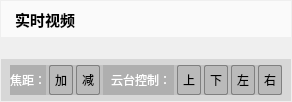
       <widget class="QWidget" name="widget_show_vedio_parent" native="true">
        <property name="sizePolicy">
         <sizepolicy hsizetype="Preferred" vsizetype="Preferred">
          <horstretch>4</horstretch>
          <verstretch>0</verstretch>
         </sizepolicy>
        </property>
        <property name="mouseTracking">
         <bool>false</bool>
        </property>
        <property name="styleSheet">
         <string notr="true">QWidget#widget_show_vedio_parent
{
border:1px solid lightGray;

}</string>
        </property>
        <layout class="QVBoxLayout" name="verticalLayout_3">
         <property name="spacing">
          <number>2</number>
         </property>
         <property name="leftMargin">
          <number>1</number>
         </property>
         <property name="topMargin">
          <number>1</number>
         </property>
         <property name="rightMargin">
          <number>1</number>
         </property>
         <property name="bottomMargin">
          <number>1</number>
         </property>
         <item>
          <widget class="QLabel" name="label">
           <property name="sizePolicy">
            <sizepolicy hsizetype="Preferred" vsizetype="Fixed">
             <horstretch>0</horstretch>
             <verstretch>0</verstretch>
            </sizepolicy>
           </property>
           <property name="minimumSize">
            <size>
             <width>0</width>
             <height>36</height>
            </size>
           </property>
           <property name="font">
            <font>
             <family>微软雅黑</family>
             <pointsize>11</pointsize>
             <weight>75</weight>
             <bold>true</bold>
            </font>
           </property>
           <property name="mouseTracking">
            <bool>true</bool>
           </property>
           <property name="styleSheet">
            <string notr="true">background-color: rgb(250, 250, 250);
padding-left:10px;</string>
           </property>
           <property name="text">
            <string>实时视频</string>
           </property>
          </widget>
         </item>
         <item>
          <widget class="QCameraViewfinder" name="widget_show_vedio" native="true">
           <property name="mouseTracking">
            <bool>true</bool>
           </property>
           <property name="styleSheet">
            <string notr="true">QWidget#widget_show_vedio
{
border-image: url(:/images/2015-08-12_104845.png);
}</string>
           </property>
           <layout class="QVBoxLayout" name="verticalLayout">
            <property name="leftMargin">
             <number>0</number>
            </property>
            <property name="topMargin">
             <number>0</number>
            </property>
            <property name="rightMargin">
             <number>0</number>
            </property>
            <property name="bottomMargin">
             <number>0</number>
            </property>
            <item>
             <widget class="QLabel" name="label_2">
              <property name="text">
               <string/>
              </property>
             </widget>
            </item>
            <item>
             <widget class="QWidget" name="widget_2" native="true">
              <property name="sizePolicy">
               <sizepolicy hsizetype="Preferred" vsizetype="Fixed">
                <horstretch>0</horstretch>
                <verstretch>0</verstretch>
               </sizepolicy>
              </property>
              <property name="minimumSize">
               <size>
                <width>0</width>
                <height>40</height>
               </size>
              </property>
              <property name="mouseTracking">
               <bool>true</bool>
              </property>
              <property name="styleSheet">
               <string notr="true">QWidget{
background-color: rgba(30, 30, 30, 30);
}

QPushButton{
color: black;
background-color: rgb(186, 186, 186);
border:1px solid gray;
padding:5px;
border-radius:2px;
}

QPushButton:hover{
background-color: rgb(246, 246, 246);
}

QPushButton:pressed{
background-color: rgb(186, 186, 186);
}</string>
              </property>
              <layout class="QHBoxLayout" name="horizontalLayout">
               <property name="spacing">
                <number>3</number>
               </property>
               <property name="topMargin">
                <number>6</number>
               </property>
               <property name="bottomMargin">
                <number>6</number>
               </property>
               <item>
                <widget class="QWidget" name="widget_yuntai" native="true">
                 <layout class="QHBoxLayout" name="horizontalLayout_4">
                  <property name="spacing">
                   <number>3</number>
                  </property>
                  <property name="leftMargin">
                   <number>0</number>
                  </property>
                  <property name="topMargin">
                   <number>0</number>
                  </property>
                  <property name="rightMargin">
                   <number>0</number>
                  </property>
                  <property name="bottomMargin">
                   <number>0</number>
                  </property>
                  <item>
                   <widget class="QLabel" name="label_yuntai_tip_2">
                    <property name="sizePolicy">
                     <sizepolicy hsizetype="Preferred" vsizetype="Preferred">
                      <horstretch>0</horstretch>
                      <verstretch>0</verstretch>
                     </sizepolicy>
                    </property>
                    <property name="styleSheet">
                     <string notr="true">QLabel{
color: rgb(255, 255, 255);

}

QLabel:pressed{
	color: rgb(255, 85, 127);
}</string>
                    </property>
                    <property name="text">
                     <string>焦距：</string>
                    </property>
                    <property name="alignment">
                     <set>Qt::AlignRight|Qt::AlignTrailing|Qt::AlignVCenter</set>
                    </property>
                   </widget>
                  </item>
                  <item>
                   <widget class="QPushButton" name="pushButton_yuntai_focus_add">
                    <property name="sizePolicy">
                     <sizepolicy hsizetype="Fixed" vsizetype="Fixed">
                      <horstretch>0</horstretch>
                      <verstretch>0</verstretch>
                     </sizepolicy>
                    </property>
                    <property name="maximumSize">
                     <size>
                      <width>50</width>
                      <height>16777215</height>
                     </size>
                    </property>
                    <property name="text">
                     <string>加</string>
                    </property>
                   </widget>
                  </item>
                  <item>
                   <widget class="QPushButton" name="pushButton_yuntai_focus_sub">
                    <property name="sizePolicy">
                     <sizepolicy hsizetype="Fixed" vsizetype="Fixed">
                      <horstretch>0</horstretch>
                      <verstretch>0</verstretch>
                     </sizepolicy>
                    </property>
                    <property name="maximumSize">
                     <size>
                      <width>50</width>
                      <height>16777215</height>
                     </size>
                    </property>
                    <property name="text">
                     <string>减</string>
                    </property>
                   </widget>
                  </item>
                  <item>
                   <widget class="QLabel" name="label_yuntai_tip">
                    <property name="sizePolicy">
                     <sizepolicy hsizetype="Preferred" vsizetype="Preferred">
                      <horstretch>0</horstretch>
                      <verstretch>0</verstretch>
                     </sizepolicy>
                    </property>
                    <property name="styleSheet">
                     <string notr="true">QLabel{
color: rgb(255, 255, 255);
padding-left:5px;

}

QLabel:pressed{
	color: rgb(255, 85, 127);
}</string>
                    </property>
                    <property name="text">
                     <string>云台控制：</string>
                    </property>
                    <property name="alignment">
                     <set>Qt::AlignRight|Qt::AlignTrailing|Qt::AlignVCenter</set>
                    </property>
                   </widget>
                  </item>
                  <item>
                   <widget class="QPushButton" name="pushButton_yuntai_up">
                    <property name="sizePolicy">
                     <sizepolicy hsizetype="Fixed" vsizetype="Fixed">
                      <horstretch>0</horstretch>
                      <verstretch>0</verstretch>
                     </sizepolicy>
                    </property>
                    <property name="maximumSize">
                     <size>
                      <width>50</width>
                      <height>16777215</height>
                     </size>
                    </property>
                    <property name="text">
                     <string>上</string>
                    </property>
                   </widget>
                  </item>
                  <item>
                   <widget class="QPushButton" name="pushButton_yuntai_down">
                    <property name="sizePolicy">
                     <sizepolicy hsizetype="Fixed" vsizetype="Fixed">
                      <horstretch>0</horstretch>
                      <verstretch>0</verstretch>
                     </sizepolicy>
                    </property>
                    <property name="maximumSize">
                     <size>
                      <width>50</width>
                      <height>16777215</height>
                     </size>
                    </property>
                    <property name="text">
                     <string>下</string>
                    </property>
                   </widget>
                  </item>
                  <item>
                   <widget class="QPushButton" name="pushButton_yuntai_left">
                    <property name="sizePolicy">
                     <sizepolicy hsizetype="Fixed" vsizetype="Fixed">
                      <horstretch>0</horstretch>
                      <verstretch>0</verstretch>
                     </sizepolicy>
                    </property>
                    <property name="maximumSize">
                     <size>
                      <width>50</width>
                      <height>16777215</height>
                     </size>
                    </property>
                    <property name="text">
                     <string>左</string>
                    </property>
                   </widget>
                  </item>
                  <item>
                   <widget class="QPushButton" name="pushButton_yuntai_right">
                    <property name="sizePolicy">
                     <sizepolicy hsizetype="Fixed" vsizetype="Fixed">
                      <horstretch>0</horstretch>
                      <verstretch>0</verstretch>
                     </sizepolicy>
                    </property>
                    <property name="maximumSize">
                     <size>
                      <width>50</width>
                      <height>16777215</height>
                     </size>
                    </property>
                    <property name="text">
                     <string>右</string>
                    </property>
                   </widget>
                  </item>
                 </layout>
                </widget>
               </item>
              </layout>
             </widget>
            </item>
           </layout>
          </widget>
         </item>
        </layout>
       </widget>
